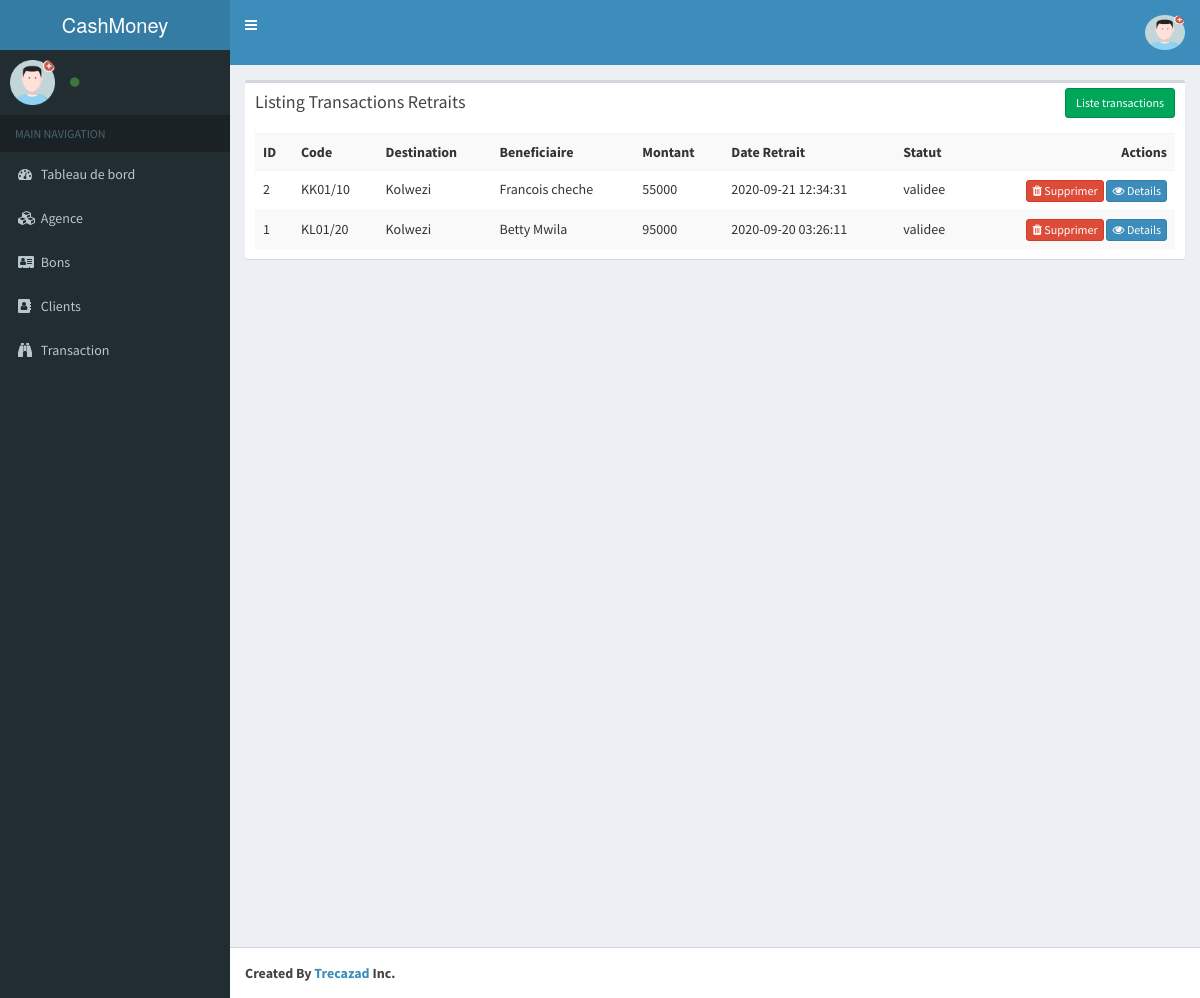
Screenshot of /index.php/transaction/retrait with the database file from the repository.
### tables this page shows
CREATE TABLE `tb_am_transactions` (
  `transac_id` int(11) NOT NULL,
  `transac_code` varchar(10) NOT NULL,
  `transac_montant` float NOT NULL,
  `transac_pourc` varchar(25) NOT NULL,
  `transac_taux` varchar(25) NOT NULL,
  `transac_monnaie` enum('USD','CDF') NOT NULL,
  `transac_type` enum('Envoie','Retrait') NOT NULL,
  `provenance` int(11) NOT NULL,
  `destination` int(11) NOT NULL,
  `date_created` datetime NOT NULL DEFAULT CURRENT_TIMESTAMP,
  `date_retrait` datetime NOT NULL,
  `montant_caisse` float NOT NULL,
  `client_sid` int(11) NOT NULL,
  `agent_sid` int(11) DEFAULT NULL,
  `transac_statut` varchar(25) NOT NULL DEFAULT 'encours',
  `beneficiaire_sid` int(11) DEFAULT NULL
);

CREATE TABLE `tb_am_agences` (
  `agence_id` int(11) NOT NULL,
  `agence_nom` varchar(75) NOT NULL,
  `agence_adresse` varchar(250) NOT NULL,
  `agence_observation` text NOT NULL,
  `agence_responsable` varchar(75) NOT NULL,
  `agence_code` varchar(10) NOT NULL,
  `agence_type` enum('Provenance','Destination','','') DEFAULT NULL
);

CREATE TABLE `tb_am_clients` (
  `client_id` int(11) NOT NULL,
  `client_fullname` varchar(75) NOT NULL,
  `client_email` varchar(75) NOT NULL,
  `client_profession` varchar(75) NOT NULL,
  `client_type` enum('Expediteur','Beneficiaire') NOT NULL,
  `client_phone` varchar(25) NOT NULL,
  `client_adresse` text NOT NULL,
  `client_created` datetime NOT NULL
);

### application/controllers/Transaction.php (called while the page is built, shortened)
<?php
class Transaction extends CI_Controller{
    function __construct()
    {
        $this->load->model('Transaction_model');
    }
    function retrait()
    {
        $params['limit'] = RECORDS_PER_PAGE;
        $params['offset'] = ($this->input->get('per_page')) ? $this->input->get('per_page') : 0;
        $data['tb_am_transactions'] = $this->Transaction_model->get_join_retraits($params);
        $data['_view'] = 'transaction/retrait';
        $this->load->view('layouts/main',$data);
    }
}

### index.php (called while the page is built, shortened)
<?php
require_once BASEPATH.'core/CodeIgniter.php';

### application/models/Transaction_model.php (called while the page is built, shortened)
<?php
class Transaction_model extends CI_Model
{
    public function get_join_retraits($params = array())
    {
        $this->db->order_by('tb_am_transactions.transac_id', 'DESC');
        $this->db->join('tb_am_clients', 'tb_am_clients.client_id = tb_am_transactions.beneficiaire_sid');
        $this->db->join('tb_am_agences', 'tb_am_agences.agence_id = tb_am_transactions.destination');
        if(isset($params) && !empty($params))
        {
            $this->db->limit($params['limit'], $params['offset']);
        }
        $query = $this->db->get('tb_am_transactions');
        return $query->result();
    }
    function get_all_tb_am_transactions_count()
    {
        $this->db->from('tb_am_transactions');
        return $this->db->count_all_results();
    }
}

### application/views/transaction/retrait.php (the view, shortened to what this page needs)
<div class="row">
    <div class="col-md-12">
        <div class="box">
            <div class="box-header">
                <h3 class="box-title">Listing Transactions Retraits</h3>
                <div class="box-tools">
                    <a href="<?php echo site_url('transaction/index'); ?>" class="btn btn-success btn-sm">
                    Liste transactions</a>
                </div>
            </div>
            <div class="box-body">
                <table class="table table-striped">
                    <tr>
                        <th>ID</th>
                        <th>Code</th>
                        <th>Destination</th>
                        <th>Beneficiaire</th>
                        <th>Montant</th>
                        <th>Date Retrait</th>
                        <th>Statut</th>
                        <th class="text-right">Actions</th>
                    </tr>
                    <?php foreach($tb_am_transactions as $t){
                        ?>
                    <tr>
                        <td><?php echo $t->transac_id; ?></td>
                        <td><?php echo $t->transac_code; ?></td>
                        <td><?php echo $t->agence_nom; ?></td>
                        <td><?php echo $t->client_fullname; ?></td>
                        <td><?php echo $t->transac_montant; ?></td>
                        <td><?php echo $t->date_retrait; ?></td>
                        <td><?php echo $t->transac_statut; ?></td>
                        <td class="text-right">
                            <?php if($this->session->fonction !== "guichetier"){ ?>
                            <a href="<?php echo site_url('transaction/remove/'.$t->transac_id); ?>" class="btn btn-danger btn-xs"><span class="fa fa-trash"></span> Supprimer</a>
                             <?php } ?>
                            <a href="<?php echo site_url('transaction/view/'.$t->transac_id); ?>" class="btn btn-primary btn-xs"><span class="fa fa-eye"></span> Details</a>
                        </td>
                    </tr>
                    <?php } ?>
                </table>
            </div>
        </div>
    </div>
</div>

### application/views/layouts/main.php (shortened to what this page needs)
<!DOCTYPE html>
<html>
    <head>
        <link rel="stylesheet" href="<?php echo site_url('resources/css/bootstrap.min.css');?>">
        <link rel="stylesheet" href="<?php echo site_url('resources/css/font-awesome.min.css');?>">
        <link rel="stylesheet" href="https://cdnjs.cloudflare.com/ajax/libs/ionicons/2.0.1/css/ionicons.min.css">
        <link rel="stylesheet" href="<?php echo site_url('resources/css/bootstrap-datetimepicker.min.css');?>">
        <link rel="stylesheet" href="<?php echo site_url('resources/css/AdminLTE.min.css');?>">
        <link rel="stylesheet" href="<?php echo site_url('resources/css/_all-skins.min.css');?>">
    </head>
    <body class="hold-transition skin-blue sidebar-mini">
        <div class="wrapper">
            <header class="main-header">
                <a href="" class="logo">
                    <span class="logo-lg">CashMoney</span>
                </a>
                <nav class="navbar navbar-static-top">
                    <a href="#" class="sidebar-toggle" data-toggle="offcanvas" role="button">
                    </a>
                    <div class="navbar-custom-menu">
                        <ul class="nav navbar-nav">
                            <li class="dropdown user user-menu">
                                <a href="#" class="dropdown-toggle" data-toggle="dropdown">
                                   <?php if (!empty($this->session->avatar)) { ?>
                                         <img src="<?php echo base_url() . trim($this->session->avatar); ?>" class="img-circle" alt="User Image"
                                         style="border-radius: 10px!important; height: 35px; width: 40px;"/>
                                 <?php } else { ?>
                                  <img src="<?php echo base_url(); ?>global/img/avatars/avatar.png"
                                        alt="Avatar" class="img-circle" style="border-radius: 10px!important; height: 35px; width: 40px;"/>
                                <?php } ?>
                                </a>
                            </li>
                        </ul>
                    </div>
                </nav>
            </header>
            <aside class="main-sidebar">
                <section class="sidebar">
                    <div class="user-panel">
                        <div class="pull-left image">
                            <?php if (!empty($this->session->avatar)) { ?>
                             <img src="<?php echo base_url() . trim($this->session->avatar); ?>"
                                alt="Avatar"
                                   style="border-radius: 10px!important; height: 50px; width: 50px;"/>
                                 <?php } else { ?>
                                  <img src="<?php echo base_url(); ?>global/img/avatars/avatar.png"
                                        alt="Avatar" class="img-circle" style="border-radius: 10px!important;"/>
                                <?php } ?>
                        </div>
                        <div class="pull-left info">
                            <a href="<?= base_url('user/account'); ?>" class="text-capitalize"><i class="fa fa-circle text-success"></i> <?= $this->session->fonction; ?></a>
                        </div>
                    </div>
                    <ul class="sidebar-menu">
                        <li class="header">MAIN NAVIGATION</li>
                        <li>
                            <a href="<?php echo site_url();?>">
                                <i class="fa fa-dashboard"></i> <span>Tableau de bord</span>
                            </a>
                        </li>
						<li>
                            <a href="#">
                                <i class="fa fa-cubes"></i> <span>Agence</span>
                            </a>
                        </li>
						<li>
                            <a href="#">
                                <i class="fa fa-address-card"></i> <span>Bons</span>
                            </a>
                        </li>
						<li>
                            <a href="#">
                                <i class="fa fa-address-book"></i> <span>Clients</span>
                            </a>
                        </li>
						<li>
                            <a href="#">
                                <i class="fa fa-binoculars"></i> <span>Transaction</span>
                            </a>
                        </li>
                    </ul>
                </section>
            </aside>
            <div class="content-wrapper">
                <section class="content">
                    <?php
                    if(isset($_view) && $_view)
                        $this->load->view($_view);
                    ?>
                </section>
            </div>
            <footer class="main-footer">
                <strong>Created By <a href="https://eliemwez.congoagile.com/">Trecazad</a> Inc.</strong>
            </footer>
        </div>
    </body>
</html>

### rows the page displays
tb_am_transactions: transac_id "2", transac_code "KK01/10", destination.agence_nom "Kolwezi", beneficiaire_sid.client_fullname "Francois cheche", transac_montant "55000", date_retrait "2020-09-21 12:34:31", transac_statut "validee"
tb_am_transactions: transac_id "1", transac_code "KL01/20", destination.agence_nom "Kolwezi", beneficiaire_sid.client_fullname "Betty Mwila", transac_montant "95000", date_retrait "2020-09-20 03:26:11", transac_statut "validee"
